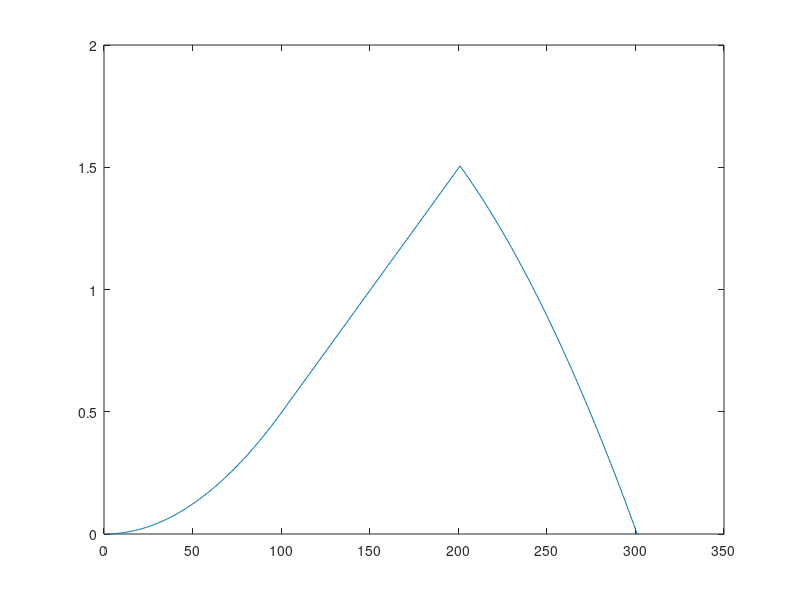

This chart was generated by the following MATLAB code:
clear;

%test inputs
input1 = 0.01:0.01:2;
input2 = ones(1,100);
dT = 0.01;

%variables x and y are assigned
if (size(input1, 2) > size(input2, 2))
    x = input1;
    y = input2;
else
    x = input2;
    y = input1;
end

z = [];

%flips the array over as should be done in convolution y(k) --> y(-k)
y = y(end:-1:1);

%for loop to shift signal y from 1 to len(y) + len(x) + 2
for n = 1:((size(y,2)+size(x,2)+2))
    sum = 0;
    m = 0;
    for m = 1:size(y,2)
        %if overlap occurs, sum all the products, if not, add 0
        if ((n-m) > 0 && n-m < (size(x,2)+1))
            sum = sum + x(1,n-m)*y(1,size(y,2)- m + 1)*dT;
        else
            sum = sum + 0;
        end
    end
    z = [z sum];
end

figure, plot(z)